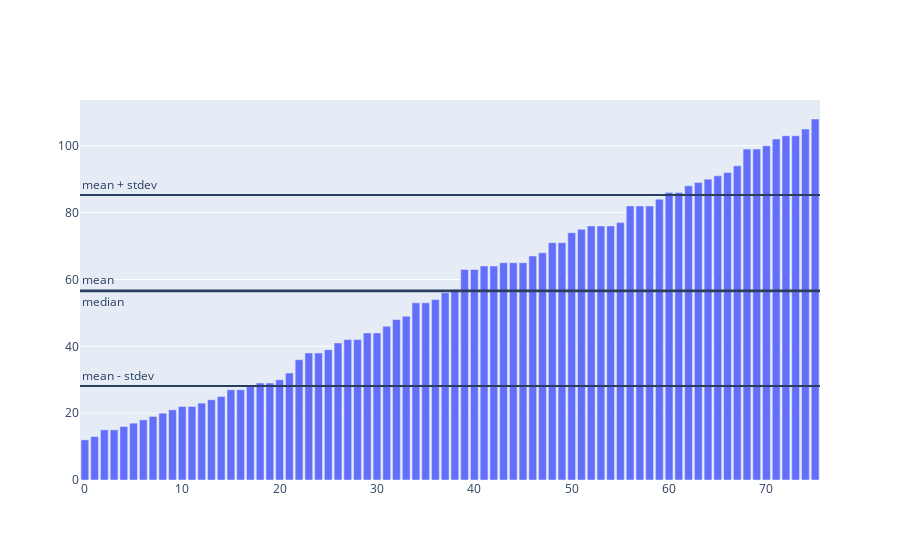
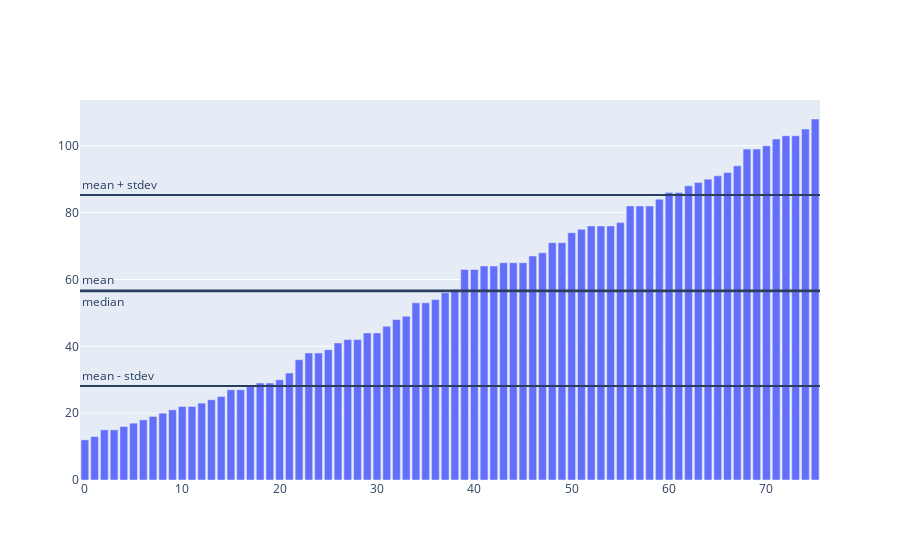

Notebook code cell kept with these figures, in order:
### Code cell
from oversea import visuals

visuals.lists.histogram(lengths)

### Figure 1 — Plotly figure (JSON) as saved in the notebook; plotly's stock layout.template omitted (floating-point values rounded to 4 significant figures)
{"data": [{"type": "bar", "y": [12, 13, 15, 15, 16, 17, 18, 19, 20, 21, 22, 22, 23, 24, 25, 27, 27, 28, 29, 29, 30, 32, 36, 38, 38, 39, 41, 42, 42, 44, 44, 46, 48, 49, 53, 53, 54, 56, 57, 63, 63, 64, 64, 65, 65, 65, 67, 68, 71, 71, 74, 75, 76, 76, 76, 77, 82, 82, 82, 84, 86, 86, 88, 89, 90, 91, 92, 94, 99, 99, 100, 102, 103, 103, 105, 108]}], "layout": {"annotations": [{"showarrow": false, "text": "median", "x": 0, "xanchor": "left", "xref": "x domain", "y": 56.5, "yanchor": "top", "yref": "y"}, {"showarrow": false, "text": "mean", "x": 0, "xanchor": "left", "xref": "x domain", "y": 56.7, "yanchor": "bottom", "yref": "y"}, {"showarrow": false, "text": "mean + stdev", "x": 0, "xanchor": "left", "xref": "x domain", "y": 85.27, "yanchor": "bottom", "yref": "y"}, {"showarrow": false, "text": "mean - stdev", "x": 0, "xanchor": "left", "xref": "x domain", "y": 28.12, "yanchor": "bottom", "yref": "y"}], "shapes": [{"type": "line", "x0": 0, "x1": 1, "xref": "x domain", "y0": 56.5, "y1": 56.5, "yref": "y"}, {"type": "line", "x0": 0, "x1": 1, "xref": "x domain", "y0": 56.7, "y1": 56.7, "yref": "y"}, {"type": "line", "x0": 0, "x1": 1, "xref": "x domain", "y0": 85.27, "y1": 85.27, "yref": "y"}, {"type": "line", "x0": 0, "x1": 1, "xref": "x domain", "y0": 28.12, "y1": 28.12, "yref": "y"}]}}

### Figure 2 — Plotly figure (JSON) as saved in the notebook; plotly's stock layout.template omitted (floating-point values rounded to 4 significant figures)
{"data": [{"type": "bar", "y": [12, 13, 15, 15, 16, 17, 18, 19, 20, 21, 22, 22, 23, 24, 25, 27, 27, 28, 29, 29, 30, 32, 36, 38, 38, 39, 41, 42, 42, 44, 44, 46, 48, 49, 53, 53, 54, 56, 57, 63, 63, 64, 64, 65, 65, 65, 67, 68, 71, 71, 74, 75, 76, 76, 76, 77, 82, 82, 82, 84, 86, 86, 88, 89, 90, 91, 92, 94, 99, 99, 100, 102, 103, 103, 105, 108]}], "layout": {"annotations": [{"showarrow": false, "text": "median", "x": 0, "xanchor": "left", "xref": "x domain", "y": 56.5, "yanchor": "top", "yref": "y"}, {"showarrow": false, "text": "mean", "x": 0, "xanchor": "left", "xref": "x domain", "y": 56.7, "yanchor": "bottom", "yref": "y"}, {"showarrow": false, "text": "mean + stdev", "x": 0, "xanchor": "left", "xref": "x domain", "y": 85.27, "yanchor": "bottom", "yref": "y"}, {"showarrow": false, "text": "mean - stdev", "x": 0, "xanchor": "left", "xref": "x domain", "y": 28.12, "yanchor": "bottom", "yref": "y"}], "shapes": [{"type": "line", "x0": 0, "x1": 1, "xref": "x domain", "y0": 56.5, "y1": 56.5, "yref": "y"}, {"type": "line", "x0": 0, "x1": 1, "xref": "x domain", "y0": 56.7, "y1": 56.7, "yref": "y"}, {"type": "line", "x0": 0, "x1": 1, "xref": "x domain", "y0": 85.27, "y1": 85.27, "yref": "y"}, {"type": "line", "x0": 0, "x1": 1, "xref": "x domain", "y0": 28.12, "y1": 28.12, "yref": "y"}]}}
